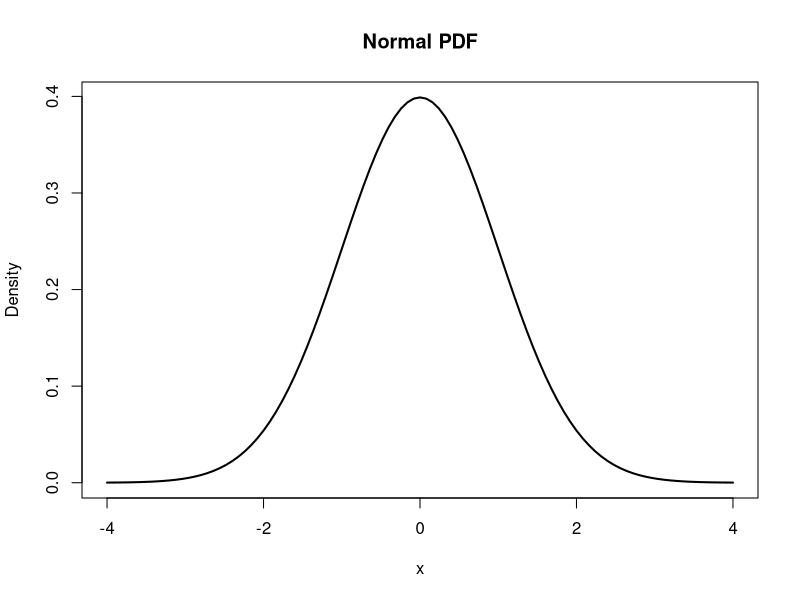
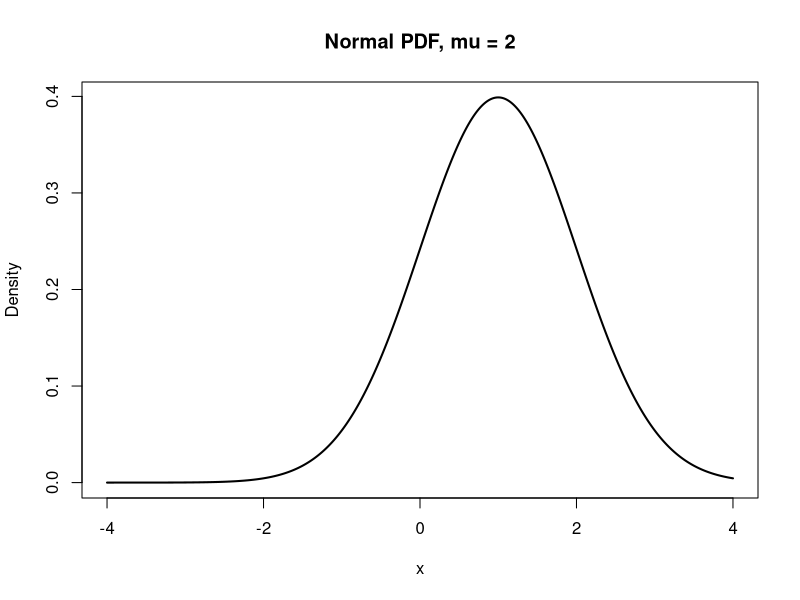
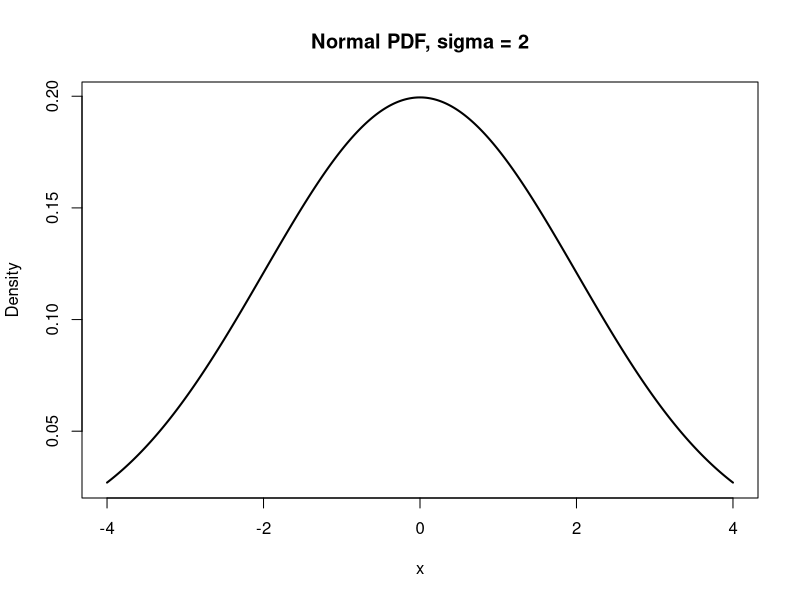
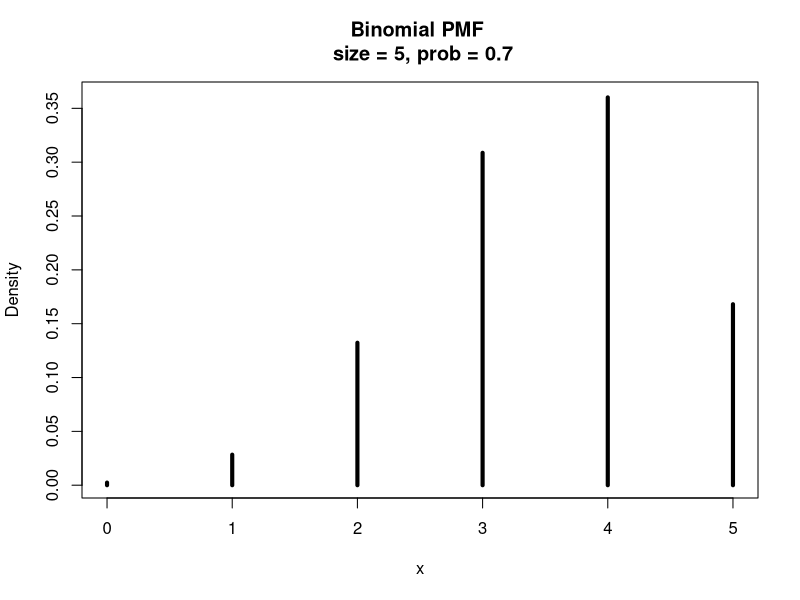
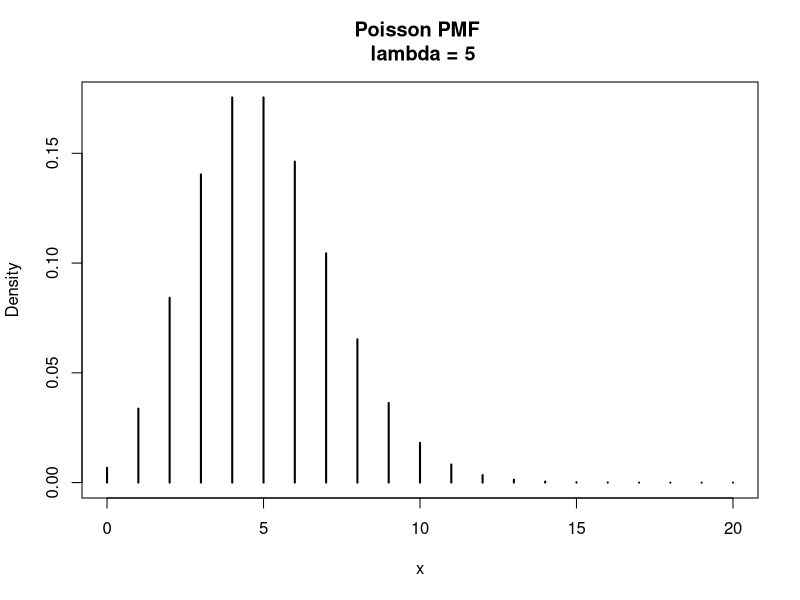
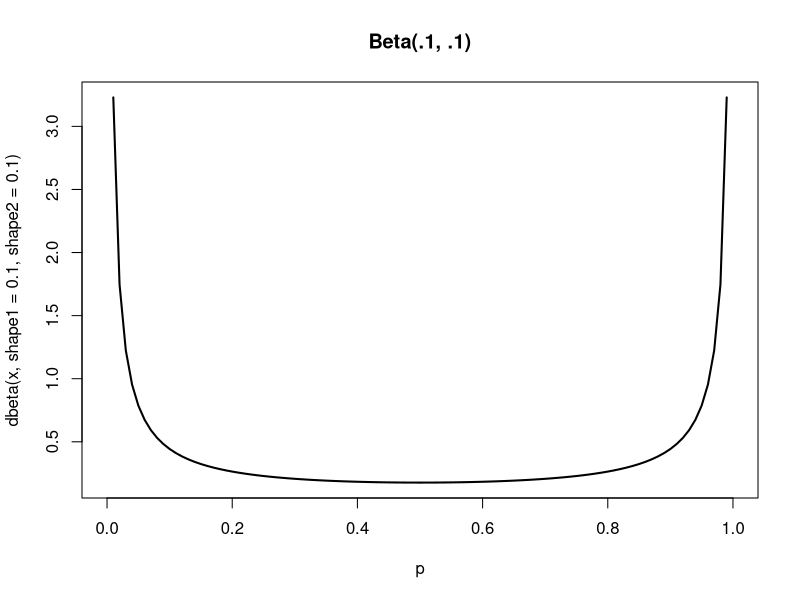
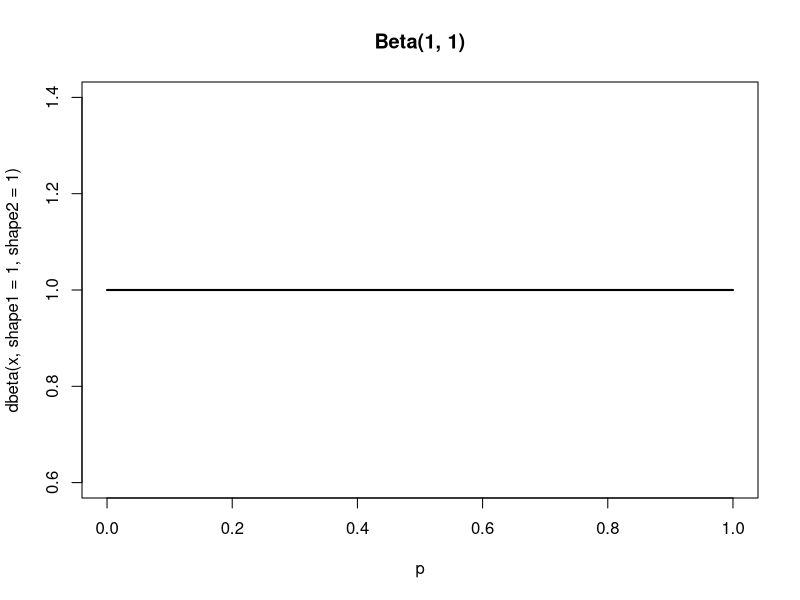
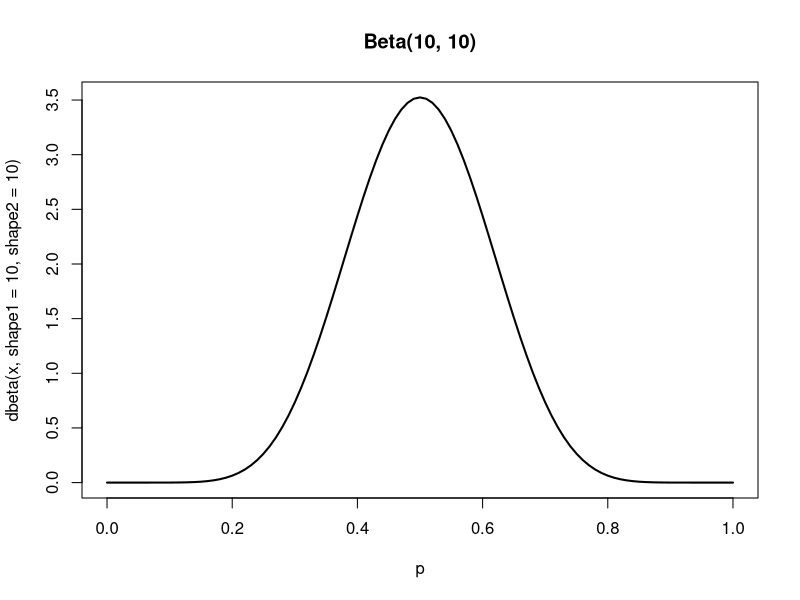

Generate these figures, in order, with R: (Note: this script raises an error after producing the figures.)
###############################
##           Lab 2           ##
##        Probability,       ##
## Simulations and Functions ##
###############################


############################
## Distribution Functions ##

# R provides four functions for each common probability distribution
# These begin with a prefix followed by an abbreviation for the distribution
# (e.g. dnorm, pnorm, qnorm, rnorm for the Normal distribution)
  # d* The density function. The height of the curve at a particular point
  # p* The cumulative density function. The probability below some threshold
  # q* The quantile function. This is the inverse of the CDF. 
     # "Useful" for defining intervals containing a given probability density (e.g. 95%)
  # r* Random sampling. Draw random samples from a particular distribution


## Density ##
# Density function for the Normal distribution: dnorm
curve(dnorm, lwd = 2, xlim = c(-4,  4), ylab = "Density", main = "Normal PDF")

# The height of the distribution at a particular value
dnorm(x = 0)

# Let's see what happens when we change the mean
x <- seq(-4, 4, by = 0.01)
plot(x = x, y = dnorm(x, mean = 1), type = "l", lwd = 2, ylab = "Density", main = "Normal PDF, mu = 2")
# Do you expect x = 0 to be greater, smaller, or the same as before?
dnorm(x = 0, mean = 1)

# What about when we change the standard deviation?
plot(x = x, y = dnorm(x, sd = 2), type = "l", lwd = 2, ylab = "Density", main = "Normal PDF, sigma = 2")
dnorm(x = 0, sd = 2)
# Why is x = 0 smaller when we increase the standard deviation but keep the mean constant?

# We can do this with other distributions too!
# Density function for the Binomial distribution: dbinom
x <- seq(0, 5)
plot(x = x, y = dbinom(x, size = 5, prob = 0.7), type = "h", lwd = 4, ylab = "Density", main = "Binomial PMF \n size = 5, prob = 0.7")
# The height of the bar at x = 2
dbinom(2, 5, 0.7)

# If we change the probability parameter to 0.9, how will this change the height of x = 2?
dbinom(2, 5, 0.9)

### Exercise 1:
# What is the probability of getting exactly one head if we flip a fair coin 7 times?


# Each commonly-used distribution has its own version of these functions
dpois(3, lambda = 2)  # The probability that a draw from X ~ Poisson(2) is exactly 3

x <- seq(0, 20)
plot(x, dpois(x, lambda = 5), type = "h", lwd = 2, ylab = "Density", main = "Poisson PMF \n lambda = 5")

# Beta Distribution (useful for Bayesian statistics)
curve(dbeta(x, shape1=.1, shape2=.1), lwd=2, xlim=c(0,  1), xlab="p", main="Beta(.1, .1)")
curve(dbeta(x, shape1=1, shape2=1), lwd=2, xlim=c(0,  1), xlab="p", main="Beta(1, 1)")
curve(dbeta(x, shape1=10, shape2=10), lwd=2, xlim=c(0,  1), xlab="p", main="Beta(10, 10)")
curve(dbeta(x, shape1=1000000, shape2=1000000), lwd=2, xlim=c(0,  1), xlab="p", main="Beta(1,000,000, 1,000,000)")
curve(dbeta(x, shape1=2, shape2=20), lwd=2, xlim=c(0,  1), xlab="p", main="Beta(2, 20)")
curve(dbeta(x, shape1=1, shape2=2), lwd=2, xlim=c(0,  1), xlab="p", main="Beta(1, 2)")



## Cumulative Density ##
# Cumulative density function for the Normal distribution: pnorm
curve(pnorm, lwd = 2, xlim = c(-3,  3), ylab = "Density", xlab = "X", main = "Normal CDF")

# The CDF tells you the probability below (to the left of) some threshold on the PDF
pnorm(0)
# The probability below the -1.96 threshold
pnorm(-1.96)
# The probability between -1.96 and +1.96
1 - 2 * pnorm(-1.96)

# We can also use the mean and sd arguments to get other normal curves
pnorm(2, mean = 3, sd = 1)          # Probability that x <= 2 if X ~ N(3, 1)
1 - pnorm(2, 3, 1)                  # Probability that x > 2 if X ~ N(3, 1)
pnorm(4, 4, 2) - pnorm(2, 4, 2)     # Probability that 2 < x <= 4 if X ~ N(4, 2^2)

## Why does that work?

# pnorm(2, 4, 2) gives us this:
x <- seq(-4, 12, by = .01)
plot(x, dnorm(x, 4, 2), type="l", lwd=2, xlim=c(-2, 10), main="P(x < 2)", ylab="Density")
x1 <- seq(-8, 2, by = .01)
polygon(c(x1, rev(x1)), c(dnorm(x1, 4, 2), rep(0, length(x1))), col="forestgreen")
pnorm(2, 4, 2)

# pnorm(4, 4, 2) gives us this:
x <- seq(-4, 12, by=.01)
plot(x, dnorm(x, 4, 2), type="l", lwd=4, xlim=c(-2, 10), main="P(x < 4)", ylab="Density")
x1 <- seq(-8, 4, by=.01)
x2 <- seq(-8, 2, by=.01)
polygon(c(x1, rev(x1)), c(dnorm(x1, 4, 2), rep(0, length(x1))), col="blue")
polygon(c(x2, rev(x2)), c(dnorm(x2, 4, 2), rep(0, length(x2))), col="forestgreen")
pnorm(4, 4, 2)

# pnorm(4, 4, 2) - pnorm(2, 4, 2) gives us the area between 2 and 4
plot(x, dnorm(x, 4, 2), type="l", lwd=4, xlim=c(-2, 10), main="P(2 < x < 4)", ylab="Density")
x1 <- seq(2, 4, by = .01)
polygon(c(x1, rev(x1)), c(dnorm(x1, 4, 2), rep(0, length(x1))), col="blue")
pnorm(4, 4, 2) - pnorm(2, 4, 2)


### Exercise 2:
# Assuming a standard normal distribution (X ~ N(0, 1)), calculate the 
# probability that 0 < X < 1



### Exercise 3: Connecting pbimon to dbinom
# How would you use pbinom to calculate the probability of 2 heads in 3 flips, dbinom(2, 3, 0.5)
dbinom(2, 3, 0.5)



# Play around with distributions at: https://ben18785.shinyapps.io/distribution-zoo/
# Also includes the R code for pdf/cdfs. And Latex equations!



## Quantile Functions ##
plot(qnorm, ylab = "X", xlab = "Probability")

# What is the value for the 75th percentile of N(0, 1)
qnorm(0.75)
# 25th percentile? What do you notice?
qnorm(0.25)

# What is the 95% interval around the mean of N(20, 3^2)
qnorm(0.05, 20, 3)
qnorm(.95, 20, 3)



## Sampling from Distributions ##
# PDFs and CDFs are mathematical constructions, but they are NOT data!
# They describe the process by which data could be generated
# Often the best way to understand probability distributions is to general random samples or draws

rnorm(1)                         # 1 draw from the distribution X ~ N(0, 1)
rnorm(50, mean = 20, sd = 2)     # 50 draws from the distribution X ~ N(20, 2^2)

# Lists of numbers are hard to look at! Let's graph instead
hist(rnorm(10), col = "steelblue", xlab = "X")
hist(rnorm(100), col = "steelblue", xlab = "X")
hist(rnorm(1e7), col = "steelblue", xlab = "X")

# Binomial time
rbinom(100, 1, 0.5)      # 100 flips of 1 coin
rbinom(100, 5, 0.5)      # 100 flips of 5 coins. Values are counts of "success"

hist(rbinom(10, 1, 0.5), col = "steelblue", xlab = "X")
hist(rbinom(10000, 1, 0.5), col = "steelblue", xlab = "X")
hist(rbinom(10, 5, 0.7), col = "steelblue", xlab = "X")
hist(rbinom(10000, 5, 0.7), col = "steelblue", xlab = "X")

# Poisson poisson poisson
rpois(1000, lambda = 4)          # 1000 draws from the poisson distribution with lambda=4

hist(rpois(10000, lambda = 4), col = "steelblue", xlab = "X") 

# Uniform is boring!
# But sometimes useful :)
runif(1000, min = -1, max = 1)   # 1000 draws from uniform distribution from -1 to +1

hist(runif(10, min = -1, 1), col = "steelblue", xlab = "X", xlim = c(-3, 3))
hist(runif(1000, min = -1, 1), col = "steelblue", xlab = "X", xlim = c(-3, 3))



## Z Scores ##
# Let's make an easy vector to work with
x <- c(0, 1, 3, 5, 6)

# Now we can "standardize" it by transforming into z-scores
x_z <- (x - mean(x)) / sd(x)
x_z

hist(x, br = 3)
hist(x_z, br = 3)

# It can turn any distribution into a Normal(0, 1)?
x_draws <- runif(1000, 0, 100)
z <- (x_draws - mean(x_draws)) / sd(x_draws)

mean(x_draws)
mean(z)
var(x_draws)
var(z)
hist(x_draws)
hist(z)

# What is the point of all this?
# Frequently used in regression contexts. We will discuss this later
# Z-tests

# Starting 5 for the UCSD Tritons
nba_heights <- c(190, 170, 206, 162, 180)

# Average height and standard deviation of the UCSD student body
avg_height <- 171
sd_height <- 10

# Creating a z statistic
se <- sd_height/sqrt(length(nba_heights))
z <- (mean(nba_heights) - avg_height) / se
z

# The p-value!
2 * (1 - pnorm(z))

curve(dnorm, lwd = 2, xlim = c(-6,  6), ylab = "Density", main = "Normal PDF")
abline(v = z, lwd = 2, col = "red")


## ---------------------------------------------------------------------- ##
##                                  Break                                 ##
## ---------------------------------------------------------------------- ##




## Recap: working with objects ##
# We use '<-' in R to assign values to objects
numeric_object <- 55
character_object <- "monkey"

# Then when we do things with these objects
numeric_object
numeric_object * 10



#############
## Vectors ##

# Vectors are objects with multiple elements of the same type
num_vec <- c(1, 2, 6, 10, 8, 3, 11)

# The order of the elements is important!
# This is very useful because it allows us to access elements by index
num_vec[1]        # First element
num_vec[-1]       # Everything except the first element
num_vec[c(2, 4)]  # Second and fourth elements

# Access elements using conditionals
num_vec > 5                 # Conditional statements generate a vector of TRUE/FALSEs
num_vec[num_vec > 5]        # We can use this vector to subset the original vector
num_vec[num_vec %% 2 == 0]  # Only keep values, when divided by 2, equal 0 (even numbers)

# Changing elements of a vector
num_vec[1] <- 7
num_vec

# Adding new elements to a vector
longer_vec[8] <- 10 
longer_vec <- c(longer_vec, 9)
longer_vec



##############
## Matrices ##

# Rectangular collection of vectors. Simplified data frames
matrix(data = c(1, 2, 3, 4, 5, 6, 7, 8, 9), 
       nrow = 3,
       ncol = 3)

# Matrices can also be created from vectors using cbind() or rbind()
vec_1 <- c(1, 2, 3)
vec_2 <- c(4, 5, 6)
vec_3 <- c(7, 8, 9)

# rbind "row bind" vectors by stacking them on top of each other to form a matrix
rbind(vec_1, vec_2, vec_3)

# cbind "column bind" vectors by placing them side by side to form a matrix
cbind(vec_1, vec_2, vec_3)

# rbind and cbind are VERY useful for adding additional columns or rows 
# These functions work with data frames too!

# Accessing elements of a matrix
mat <- cbind(vec_1, vec_2, vec_3)

mat[1, 1]  # First row, first column (upper left cell)
mat[, 1]   # First column
mat[1, ]   # First row

# We will work more with matrices when we get to regression :)

# Other basic object types in R are Arrays and Lists
# Arrays are higher dimension vectors. Rare in our cases!
# Lists are like vectors whose elements can be any other type of object
#     sometimes useful to know about



######################
## Custom Functions ##

# You can write your own functions in R using the "function" command
# Functions can be really complicated or really simple!

# here's the general idea:

# my_function <- function(x, y, z) {            # tells R that this is a function and defines the possible arguments
#   	             out <- crazy function stuff	# the meat of the function
#                  return(out)                  # returns the output of the function
# }                                             # closes the function up

# Here is an example that converts Fahrenheit temperatures to Celsius
convert_to_celsius <- function(f_temp) {
  c_temp <- (f_temp - 32) * 5/9
  return(c_temp)
}
# Once we run the function above, it is saved into our global environment
# Now we can begin using it
convert_to_celsius(32)

# A more complicated function
# Now we can choose between Celsius or Kelvin outputs, but Celsius is the default
convert_temp <- function(f_temp, scale = "celsius") {
  
  if (scale == "celsius") {
    temp <- (f_temp - 32) * 5/9
  } else if (scale == "kelvin") {
    temp <- (f_temp - 32) * 5/9 + 273.15
  }
  
  return(temp)
}

convert_temp(75, scale = "celsius")
convert_temp(75) # Same thing as above because scale = "celsius" when we defined the function originally
convert_temp(75, scale = "kelvin")
convet_temp(75, scale = "fahrenheit") # error!

# Z Score function
convert_z <- function(x) {
  z <- (x - mean(x)) / sd(x)
  
  return(z)
}


# Tips for functions!
   # Before starting, think clearly about what you want the output of the function to look like
      # then you can think about the inputs
   # Make the name evocative. Verb phrases are often a good idea
   # Avoid vague argument names (e.g. "f_temp" is better than "x" above)
   # Don't forget the return() statement!
   # After loading your function into your environment, test it out in the console to make sure it works



###############
## For Loops ##

# Loops are one way to repeat a process many times in R
# This is useful if we want to evaluate a function over and over with different values for arguments
# Or if we want to take advantage of randomness for our simulations

# The parts of a for loop:
# i is an arbitrary variable name that gets defined when we begin our loop
# We use "i" commonly because it is the notation for indexes in math, but this variable can be anything!
# 1:10 creates a sequence of integers from 1 to 10 (inclusive)
# This defines the values over which we will iterate when running the loop
for (i in 1:10) {    
  print(5)           # The guts of the loop go inside the curly braces
                     # print() functions can be helpful to see what's happening in our console
}

# Look at i changing! This is super useful
for (i in 1:10) {
  print(i)
}

# Loops can iterate over more than just sequences of integers
pets <- c("dog", "cat", "monkey", "parrot")
for (pet in pets) {
  print(pet)
}

# We can next loops inside each other (!!!)
# Be careful -- permutations get big fast
for (i in 1:3) {
  for (k in 1:3) {
    print(k)
  }
}

# The previous loops just did their thing but didn't give us anything useful after running
# Very often we want to set up a "container" object to store the results from each loop
# This is where indexes become super useful
container <- c()          # empty vector
for (i in 1:100) {
  container[i] <- i + 5
}
container

# This also works, but is less efficient because R needs to rewrite the entire vector every iteration!
# Sometimes this method can be useful though
container <- c()
for (i in 1:100) {
  container <- c(container, i + 5)
}
container



############################################################
## Building blocks of simulations: sequences and sampling ##

## Sequences ##
# We saw some basic sequences before with loops
N <- 10
1:N

# This is nice for loops that we want to run N times
# But often we want more control over our sequences
seq(from = 1, to = 10, by = 1)
seq(1, 10, by = 0.1)

# Sometimes instead of an ordered sequence, we just want to repeat some value N times
rep(5, 10)
rep(c(1,2), 10)

# It is generally better to set up your empty loop "containers" with rep(NA, N) rather than c()
# Where "N" is the number of iterations in your loop
# This makes your code more explicit and clear

## Sampling ##
# The sample() function is extremely useful for understanding probability and statistics
# x refers to the set from which we are sampling. This will typically be a sequence or some other vector
# size is how many elements from x you want the function to return
sample(x = 1:10, size = 5)

# replace = FALSE by default, but we can change that to sample WITH replacement
sample(x = 1:10, size = 5, replace = TRUE)

# sampling from a vector
pets <- c("monkey", "cat", "dog", "gerbil", "rabbit", "fish")
best_pet <- sample(pets, size = 1)
# R can reveal truths about the world...
print(paste0("The best pet is ", best_pet))



###################
### Simulations ###

# Simulations help us understand how our statistical procedures work!
# They also help us solve very hard/impossible math problems

# A section of POLI 30 (our undergraduate introductory methods course) starts with 27 students.
# The probability that a given student fails POLI 30 is 0.08, and outcomes for two students are independent.
# What is the probability that everyone in this section will pass the class?
passed <- rbinom(100000, size = 27, prob = 0.92)  # Takes 100,000 draws from the distribution Binomial(n=27, p=0.92)
mean(passed == 27)                                # Calculates the proportion of these draws that equal 27 (everyone passed)

# What is the probability that at least 4 students will fail the class?
mean(passed <= 27 - 4)                       # Calculates the proportion of these draws that are less than or equal to 23


# You roll 2 die, and I roll one dice. What is the probability that the sum of the 2 numbers that you roll
# is larger than the one number that I roll?
N <- 1000000
d1 <- sample(1:6, N, replace = T)
d2 <- sample(1:6, N, replace = T)
d3 <- sample(1:6, N, replace = T)

d1[1] + d2[1] > d3[1]
d1[39] + d2[39] > d3[39]
d1[1134] + d2[1134] > d3[1134]

# Probability that the sum of the 2 numbers that you roll is larger than the one number that I roll?
mean(d1 + d2 > d3)

# What is the expected value of the difference between the sum of your two rolls and my one roll?
mean(d1 + d2 - d3)

# And what does the distribution look like?
hist(d1 + d2 - d3)


# When we are doing something complicated (e.g., sampling *without* replacement),
# it is often easier (and more clear to anyone reading your code) to do this within a loop

# You decide to flip a fair coin until you get a heads
# What is the probability that you will have to flip the coin more than three times?
N <- 100000
results <- rep(NA, N)
for (i in 1:N) {
  flips <- rbinom(100, 1, .5)
  first_heads <- min(which(flips == 1))
  results[i] <- first_heads
}
mean(results > 3)
hist(results)

# What is the standard deviation of the distribution of the mean of 100 draws from a 
# geometric distribution with probability p=0.3?
# Note that this is asking for the standard deviation of a distribution of means!

# First, let's see what 100 draws from the geometric distribution looks like
hist(rgeom(100, prob = 0.3))

# We want to know something about how the *mean* of these draws is distributed
mean(rgeom(100, prob = 0.3))

# Now let's do this 100,000 more times and save the results
N <- 100000
means_outcomes <- rep(NA, N)
number_draws <- 100     
# Note: N is not the same thing as the number of draws!
# N is the number of iterations in the loop; 
# number.draws is the number of draws from the geometric distribution 
#              that we take in each iteration
for (i in 1:N) {
  draws <- rgeom(number_draws, prob = 0.3)
  means_outcomes[i] <- mean(draws)
}
sd(means_outcomes)

# What do you notice about the shape of the distribution of the mean?
hist(means_outcomes, freq = F)
curve(dnorm(x, mean(means_outcomes), sd(means_outcomes)), add = T, lwd = 3)


# The replicate() function is useful if we just want to run the same function over and over N times
pets <- c("dog", "cat", "monkey", "parrot")
generate_random_pet <- function() {  # Note: functions do not necessarily need any arguments!
  rand_pet <- sample(pets, 1)
}
replicate(10, generate_random_pet())


# Pancake problem!!!
# What is the probability that the other side of a pancake is burnt
# given that you are served a burnt side face up
# Simulate a pancake and return randomly ordered sides
sim_pancake <- function() {
  pancake <- sample(1:3, 1)
  sides <- matrix(c(1, 1, 1, 0, 0, 0), nrow = 2, ncol = 3)[, pancake] 
  sample(sides)
}
# simulate 10,000 pancakes
pancakes <- replicate(100000, sim_pancake()) 
up <- pancakes[1, ]
down <- pancakes[2, ]
# compute proportion 1/1 (BB) out of all 1/1 and 1/0 
num_11_10 <- sum(up == 1)
num_11 <- sum(up == 1 & down == 1)
num_11 / num_11_10



######################################
### BONUS: Plotting Shaded Regions ###

## Here are some ways to plot shaded regions on histograms and density plots

outcomes <- rnorm(100000, 4, 2)

our.hist <- hist(outcomes)                                # First, save the histogram as an object
color <- ifelse(our.hist$breaks < 2, "blue", "gray70")    # Then extract the break points that R uses for the bins and use them to define the colors
hist(outcomes, col=color)                                 # Finally, make the histogram again and use those colors as an argument in the function

our.hist <- hist(outcomes)
color <- ifelse(our.hist$breaks >= 2 & our.hist$breaks < 4, "blue", "gray70")
hist(outcomes, col=color)

curve(dnorm(x), type="l", lwd=4, xlim=c(-3, 3), main="One-Sided Test")
abline(h=0, lty=3)
x1 <- seq(1.644854, 4, by=.01)
polygon(c(x1, rev(x1)), c(dnorm(x1), rep(0, length(x1))), col="blue")

curve(dnorm(x), type="l", lwd=4, xlim=c(-3, 3), main="Two-Sided Test")
abline(h=0, lty=3)
x1 <- seq(-4, -1.96, by=.01)
polygon(c(x1, rev(x1)), c(dnorm(x1), rep(0, length(x1))), col="blue")
x2 <- seq(1.96, 4, by=.01)
polygon(c(x2, rev(x2)), c(dnorm(x2), rep(0, length(x2))), col="blue")


